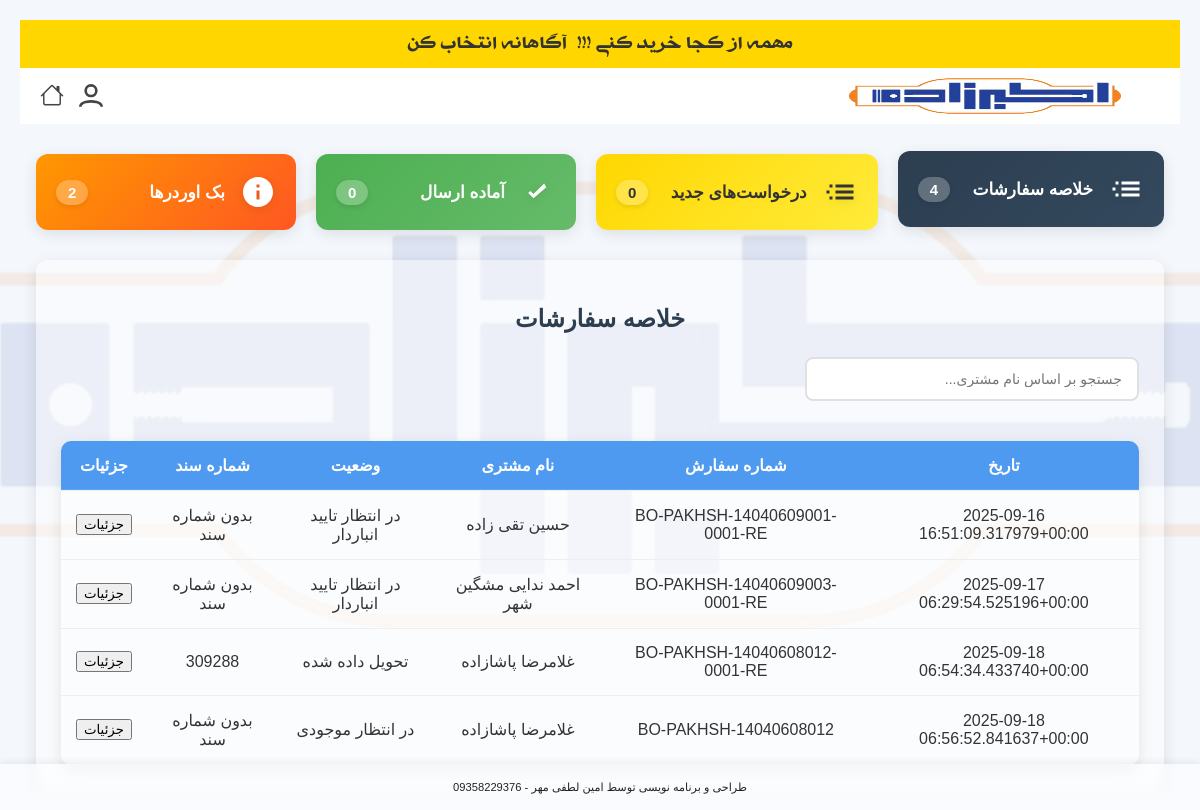
The page /warehouse/ (signed in) on the database as committed earlier.
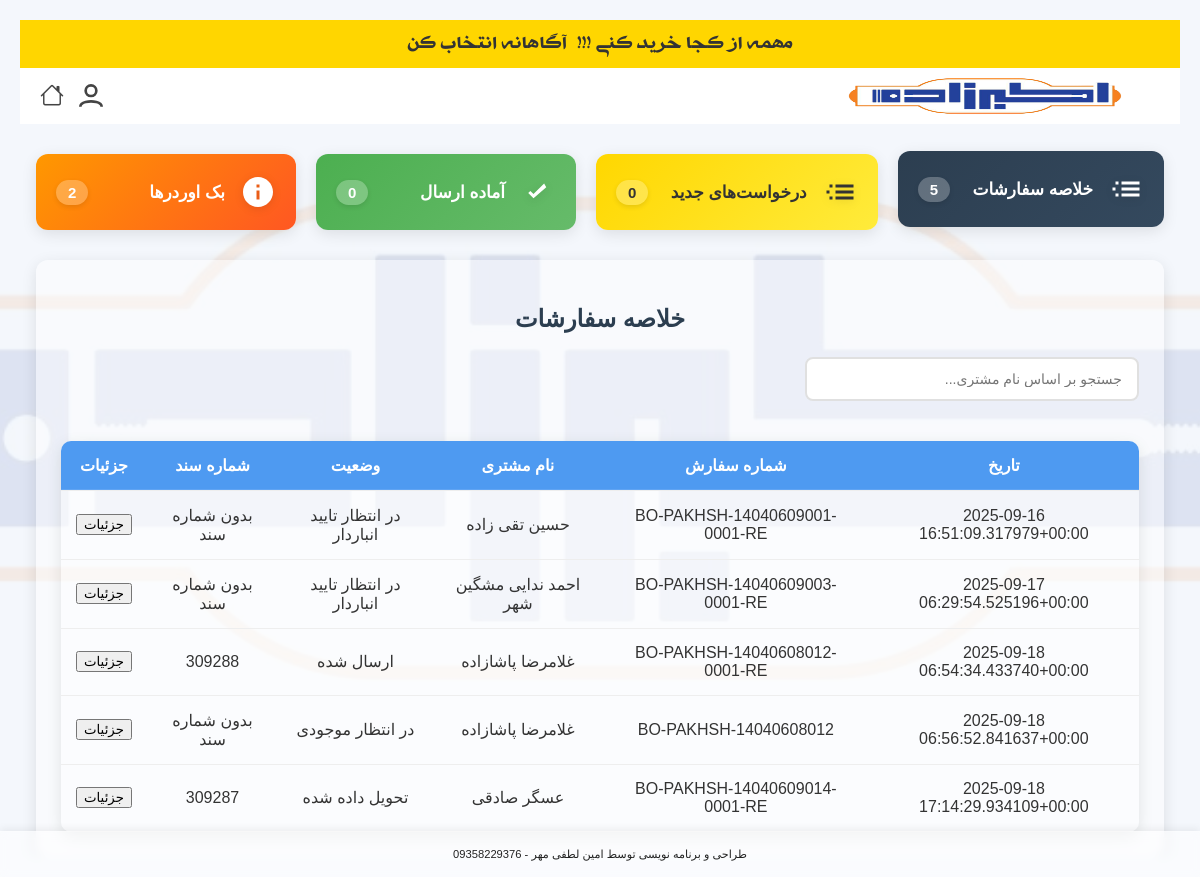
The same page on the database as committed later.
### products/models.py (models this page shows, shortened)
class Order(models.Model):
    STATUS_CHOICES = [
        ('cart', 'سبد خرید'),
        ('pending', 'در انتظار تأیید'),
        ('warehouse', 'ارسال شده به انبار'),
        ('ready', 'آماده تحویل'),
        ('delivered', 'تحویل داده شده'),
        ('parent', 'تفکیک شده به انبارها'),
        ('completed', 'نهایی شده'),
        ('backorder', 'در انتظار موجودی'),
        ('waiting_for_customer_shipment', 'در انتظار ارسال به مشتری'),
        ('sent_to_warehouse', ' ارسال شده به انبار از بک اوردر'),
        ('waiting_for_warehouse_confirmation', 'در انتظار تایید انباردار'),
        ('shipped', 'ارسال شده'),
    ]
    order_number = models.CharField(
        max_length=100,
        unique=True,
        verbose_name="شماره درخواست",
        blank=True,
        null=True
    )
    document_number = models.CharField(
        max_length=100,
        blank=True,
        null=True,
        verbose_name="شماره سند"
    )
    package_count = models.PositiveIntegerField(
        default=0,
        null=True,
        blank=True,
        verbose_name="تعداد بسته"
    )
    courier_name = models.CharField(
        max_length=100,
        blank=True,
        null=True,
        verbose_name="نام پیک"
    )
    visitor_name = models.CharField(max_length=100, verbose_name="نام ویزیتور")
    customer = models.ForeignKey(
        Customer,
        on_delete=models.PROTECT,   # پیشنهاد امنیتی: سفارش بدون مشتری باقی نماند
        verbose_name="مشتری"
    )
    created_at = models.DateTimeField(auto_now_add=True, verbose_name="تاریخ ثبت")
    updated_at = models.DateTimeField(auto_now=True, verbose_name="تاریخ به‌روزرسانی")
    payment_term = models.CharField(
        max_length=10,
        choices=Product.PAYMENT_TERMS_CHOICES,
        verbose_name="شرایط تسویه"
    )
    status = models.CharField(
        max_length=100,
        choices=STATUS_CHOICES,
        default='pending',
        verbose_name="وضعیت سفارش"
    )
    parent = models.ForeignKey(
        'self',
        on_delete=models.SET_NULL,
        null=True,
        blank=True,
        related_name='children',
        verbose_name="سفارش مادر (قدیمی)"
    )
    is_sub_order = models.BooleanField(default=False, verbose_name="آیا زیرسفارش است؟ (قدیمی)")
    parent_order = models.ForeignKey(
        'self',
        on_delete=models.SET_NULL,
        null=True,
        blank=True,
        related_name='sub_orders',
        verbose_name="سفارش والد (جدید)"
    )
    warehouse = models.ForeignKey(
        'Warehouse',
        null=True,
        blank=True,
        on_delete=models.SET_NULL,
        related_name='orders',
        verbose_name="انبار"
    )
    total_price = models.DecimalField(
        max_digits=100,
        decimal_places=0,
        default=0,
        verbose_name="جمع کل سفارش"
    )
    @property
    def customer_name(self):
        if self.customer:
            return f"{self.customer.first_name} {self.customer.last_name}"
    class Meta:
        constraints = [
            models.UniqueConstraint(
                fields=['document_number'],
                name='unique_document_number',
                condition=models.Q(document_number__isnull=False) & ~models.Q(document_number='')
            )
        ]

class Customer(models.Model):
    first_name = models.CharField(max_length=100, verbose_name="نام")
    last_name = models.CharField(max_length=100, verbose_name="نام خانوادگی")
    store_name = models.CharField(max_length=255, blank=True, null=True, verbose_name="نام فروشگاه")
    phone = models.CharField(max_length=20, blank=True, null=True, verbose_name="تلفن ثابت")
    mobile = models.CharField(
        max_length=20,
        unique=True,
        verbose_name="شماره موبایل",
        error_messages={
            'unique': 'مشتری دیگری با این شماره همراه قبلاً ثبت شده است.'
        }
    )
    province = models.ForeignKey(Province, on_delete=models.CASCADE, verbose_name="استان")
    county = models.ForeignKey(County, on_delete=models.CASCADE, verbose_name="شهرستان")
    address = models.TextField(blank=True, null=True, verbose_name="آدرس")
    created_by = models.ForeignKey(
        User, on_delete=models.SET_NULL, null=True, related_name='created_customers', verbose_name="ایجاد شده توسط"
    )
    user = models.OneToOneField(
        User, on_delete=models.SET_NULL, null=True, blank=True, related_name='customer_profile', verbose_name="کاربر مرتبط"
    )
    created_at = models.DateTimeField(auto_now_add=True, verbose_name="تاریخ ایجاد")
    class Meta:
        verbose_name = "مشتری"
        verbose_name_plural = "مشتریان"

### products/views.py (the view)
# urls.py: path('warehouse/', views.warehouse_panel, name='warehouse_panel'),
@login_required
def warehouse_panel(request):
    try:
        warehouse = Warehouse.objects.get(user=request.user)
        one_week_ago = timezone.now() - timezone.timedelta(days=7)
        all_orders = Order.objects.filter(
            parent_order__isnull=False,  # فقط زیرسفارش‌ها
            items__warehouse=warehouse,  # فقط آیتم‌های مربوط به این انبار
            created_at__gte=one_week_ago  # فقط سفارش‌های یک هفته اخیر
        ).distinct().prefetch_related(
            'items',
            'items__product',
            'items__warehouse'
        )
        new_orders = Order.objects.filter(
            parent_order__isnull=False,
            items__warehouse=warehouse,
            items__warehouse_status='pending',
            created_at__gte=one_week_ago
        ).exclude(status='backorder').distinct().prefetch_related(
            'items',
            'items__product',
            'items__warehouse'
        )
        waiting_for_stock_orders = Order.objects.filter(
            Q(parent_order__isnull=False) &
            Q(items__warehouse=warehouse) &
            (Q(items__warehouse_status='backorder') | Q(items__warehouse_status='pending_supply')) &
            Q(created_at__gte=one_week_ago)
        ).distinct().prefetch_related(
            'items',
            'items__product',
            'items__warehouse'
        )
        waiting_for_confirmation_orders = Order.objects.filter(
            Q(parent_order__isnull=False) &
            Q(items__warehouse=warehouse) &
            Q(items__warehouse_status='waiting_for_warehouse_confirmation') &
            Q(created_at__gte=one_week_ago)
        ).distinct().prefetch_related(
            'items',
            'items__product',
            'items__warehouse'
        )
        print(f"waiting_for_confirmation_orders query result count: {waiting_for_confirmation_orders.count()}")
        for order in waiting_for_confirmation_orders:
            print(f"Order {order.id} - Items: {order.items.count()}")
        ready_orders = Order.objects.filter(
            Q(parent_order__isnull=False) &
            Q(items__warehouse=warehouse) &
            Q(items__warehouse_status='ready') &
            Q(status='ready') &
            Q(created_at__gte=one_week_ago)
        ).distinct().prefetch_related(
            'items',
            'items__product',
            'items__warehouse'
        )
        for order in all_orders:
            order.filtered_items = order.items.filter(warehouse=warehouse)
            order.total_price = sum((item.price * (item.allocated_quantity or item.requested_quantity)) for item in order.filtered_items if item.price and (item.allocated_quantity or item.requested_quantity))
        for order in new_orders:
            order.filtered_items = order.items.filter(
                Q(warehouse=warehouse) &
                Q(warehouse_status='pending')
            )
            order.total_price = sum((item.price * (item.allocated_quantity or item.requested_quantity)) for item in order.filtered_items if item.price and (item.allocated_quantity or item.requested_quantity))
        for order in ready_orders:
            order.filtered_items = order.items.filter(
                Q(warehouse=warehouse) &
                Q(warehouse_status='ready')
            )
            order.total_price = sum((item.price * (item.allocated_quantity or item.requested_quantity)) for item in order.filtered_items if item.price and (item.allocated_quantity or item.requested_quantity))
        for order in waiting_for_stock_orders:
            order.filtered_items = order.items.filter(
                Q(warehouse=warehouse) &
                (Q(warehouse_status='backorder') | Q(warehouse_status='pending_supply'))
            )
            order.total_price = sum((item.price * (item.allocated_quantity or item.requested_quantity)) for item in order.filtered_items if item.price and (item.allocated_quantity or item.requested_quantity))
        for order in waiting_for_confirmation_orders:
            order.filtered_items = order.items.filter(
                Q(warehouse=warehouse) &
                Q(warehouse_status='waiting_for_warehouse_confirmation')
            )
            order.total_price = sum((item.price * (item.allocated_quantity or item.requested_quantity)) for item in order.filtered_items if item.price and (item.allocated_quantity or item.requested_quantity))
        context = {
            'warehouse': warehouse,
            'all_orders': all_orders, # اگر همچنان به این نیاز دارید
            'new_orders': new_orders,
            'ready_orders': ready_orders,
            'waiting_for_stock_orders': waiting_for_stock_orders,
            'backorder_orders': waiting_for_stock_orders, # همچنان برای سازگاری نامی حفظ شد
            'waiting_for_confirmation_orders': waiting_for_confirmation_orders, # 👈 اضافه شدن به کانتکست
        }
        return render(request, 'products/warehouse_panel.html', context)
    except Warehouse.DoesNotExist:
        messages.error(request, 'شما دسترسی به پنل انبار را ندارید. لطفا با مدیر سیستم تماس بگیرید.')
        return redirect('products:login')
    except Exception as e: # برای گرفتن هر خطای غیرمنتظره دیگر
        import traceback
        traceback.print_exc() # این خط را برای دیباگ نگه دارید
        messages.error(request, f'خطای غیرمنتظره در پنل انبار: {e}')
        return redirect('products:login')

### products/templates/products/warehouse_panel.html (shortened to what this page needs)
{% extends 'products/base.html' %}
{% load custom_filters %}
{% block content %}
<div class="tiles-container">
  <div class="tile-card tile-all" onclick="openTab('AllOrders')">
    <svg class="tile-icon" fill="currentColor" xmlns="http://www.w3.org/2000/svg" viewBox="0 0 24 24">
      <path d="M3 13h2v-2H3v2zm2 4h2v-2H5v2zm0-8h2V7H5v2zm4 8h12v-2H9v2zm0-4h12v-2H9v2zm0-6v2h12V7H9z"/>
    </svg>
    <span class="tile-title">خلاصه سفارشات</span>
    <span class="tile-count">{{ all_orders.count }}</span>
  </div>
  <div class="tile-card tile-new" onclick="openTab('NewOrders')">
    <svg class="tile-icon" fill="currentColor" xmlns="http://www.w3.org/2000/svg" viewBox="0 0 24 24">
      <path d="M3 13h2v-2H3v2zm2 4h2v-2H5v2zm0-8h2V7H5v2zm4 8h12v-2H9v2zm0-4h12v-2H9v2zm0-6v2h12V7H9z"/>
    </svg>
    <span class="tile-title">درخواست‌های جدید</span>
    <span class="tile-count">{{ new_orders.count }}</span>
  </div>
  <div class="tile-card tile-ready" onclick="openTab('ReadyOrders')">
    <svg class="tile-icon" fill="currentColor" xmlns="http://www.w3.org/2000/svg" viewBox="0 0 24 24">
      <path d="M9 16.2l-3.5-3.5 1.41-1.41L9 13.38l7.09-7.09L17.5 8.8z"/>
    </svg>
    <span class="tile-title">آماده ارسال</span>
    <span class="tile-count">{{ ready_orders.count }}</span>
  </div>
  <div class="tile-card tile-backorder" onclick="openTab('WaitingForConfirmationOrders')">
    <svg class="tile-icon" fill="currentColor" xmlns="http://www.w3.org/2000/svg" viewBox="0 0 24 24">
        <path d="M12 2C6.48 2 2 6.48 2 12s4.48 10 10 10 10-4.48 10-10S17.52 2 12 2zm1 15h-2v-6h2v6zm0-8h-2V7h2v2z"/>
    </svg>
    <span class="tile-title"> بک اوردرها </span>
    <span class="tile-count">{{ waiting_for_confirmation_orders.count }}</span>
  </div>
</div>
<div id="AllOrders" class="tabcontent">
  <h2>خلاصه سفارشات</h2>
  <input type="text" class="search-box" placeholder="جستجو بر اساس نام مشتری..." onkeyup="searchOrders(this.value, 'all-orders')">
  <table class="orders-table" id="all-orders">
    <thead>
      <tr>
        <th>تاریخ</th>
        <th>شماره سفارش</th>
        <th>نام مشتری</th>
        <th>وضعیت</th>
        <th>شماره سند</th>
        <th>جزئیات</th>
      </tr>
    </thead>
    <tbody>
      {% for order in all_orders %}
      <tr class="order-row">
        <td>{{ order.created_at|jformat:"%Y/%m/%d" }}</td>
        <td>{{ order.order_number }}</td>
        <td class="customer-name">{{ order.customer_name }}</td>
        <td><span class="order-status status-{{ order.status }}">{{ order.get_status_display }}</span></td>
        <td>{{ order.document_number|default:"بدون شماره سند" }}</td>
        <td>
          <button class="action-button details-button" onclick="toggleDetails('all-details-{{ order.id }}')">جزئیات</button>
        </td>
      </tr>
      {% empty %}
      <tr>
        <td colspan="6">هیچ سفارشی یافت نشد.</td>
      </tr>
      {% endfor %}
    </tbody>
  </table>
</div>
{% endblock %}

### products/templates/products/base.html (shortened to what this page needs)
<!DOCTYPE html>
<html lang="fa" dir="rtl">
<head>
    {% load static %}
    {% load custom_filters %}
    <link rel="stylesheet" href="https://cdnjs.cloudflare.com/ajax/libs/font-awesome/5.15.4/css/all.min.css">
<link href='https://unpkg.com/boxicons@2.1.4/css/boxicons.min.css' rel='stylesheet'>
<link rel="stylesheet" href="https://cdn.jsdelivr.net/npm/bootstrap-icons@1.10.5/font/bootstrap-icons.css">
</head>
<body class="{% if request.user.groups.all.0.name == 'مشتری' %}is-customer{% elif request.user.groups.all.0.name == 'ویزیتور' %}is-visitor{% endif %}">
<div class="promo-topbar">
    <span> مهمه از کجا خرید کنی !!! </span>
    <img src="" alt="Promo Logo" class="promo-logo"> <span>آگاهانه انتخاب کن</span>
</div>
<div class="dk-header-bg">
<div class="dk-header-main" style="order: 2;">
        <div class="dk-header-logo" style="order:1;">
            <a href="{% if user.is_authenticated and user.groups.all.0.name == 'مدیر' %}
                        {% url 'products:manager_dashboard' %}
                    {% elif user.is_authenticated and user.groups.all.0.name == 'انباردار' %}
                        {% url 'products:warehouse_panel' %}
                    {% elif user.is_authenticated and user.groups.all.0.name == 'حسابداری' %}
                        {% url 'products:accounting_panel' %}
                    {% else %}
                        {% url 'products:product_list' %}
                    {% endif %}">
                <img src="{% static 'images/apg_logo.png' %}" alt="APG Logo">
            </a>
        </div>
        <div class="dk-header-icons" style="order:3;">
            {% block header_icons %}
            <div id="profile-icon-container" style="position:relative;">
                <button id="profile-icon-btn" class="dk-header-icon-btn" type="button" style="background:none; border:none;">
                    <svg><use xlink:href="#profileOff"></use></svg>
                </button>
            </div>
            {% endblock header_icons %}
            <a href="{% if user.is_authenticated and user.groups.all.0.name == 'مدیر' %}
                        {% url 'products:manager_dashboard' %}
                    {% elif user.is_authenticated and user.groups.all.0.name == 'انباردار' %}
                        {% url 'products:warehouse_panel' %}
                    {% elif user.is_authenticated and user.groups.all.0.name == 'حسابداری' %}
                        {% url 'products:accounting_panel' %}
                    {% else %}
                        {% url 'products:product_list' %}
                    {% endif %}" class="dk-header-icon-btn" title="خانه" style="margin-right:1px;">
                <i class="bi bi-house" style="font-size:24px;color:#444;"></i>
            </a>
        </div>
    </div>
</div>
<div class="container">
    {% block content %}
    {% endblock %}
</div>
<div class="footer-bar">
    طراحی و برنامه نویسی توسط امین لطفی مهر - 09358229376
</div>
</body>
</html>

Rows that differ between the two databases and show on the page:
changed Order "BO-PAKHSH-14040608012-0001-RE": status "تحویل داده شده" → "ارسال شده"
added Order: created_at|jformat "2025-09-18 17:14:29.934109+00:00", order_number "BO-PAKHSH-14040609014-0001-RE", customer_name "عسگر صادقی", status "تحویل داده شده", document_number "309287"
Other text that changed with them:
{{ all_orders.count }}: "4" → "5"
